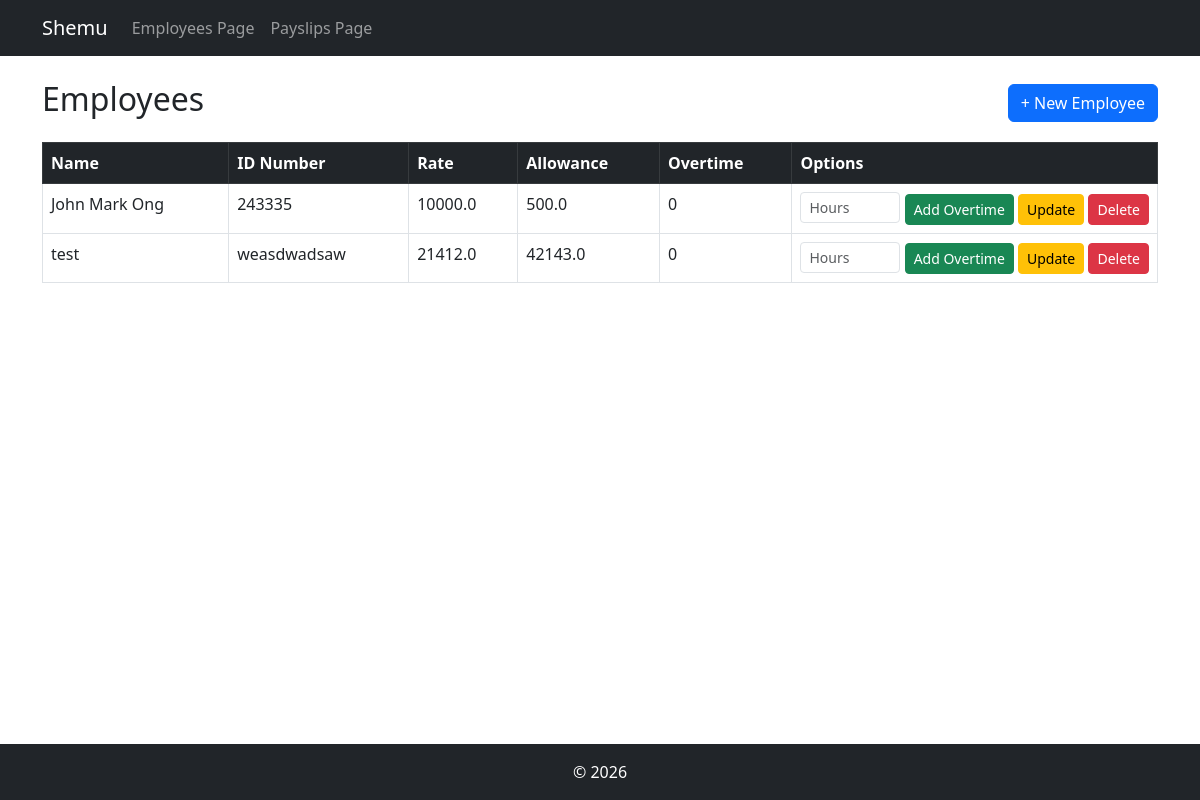
Before: / with the older database file.
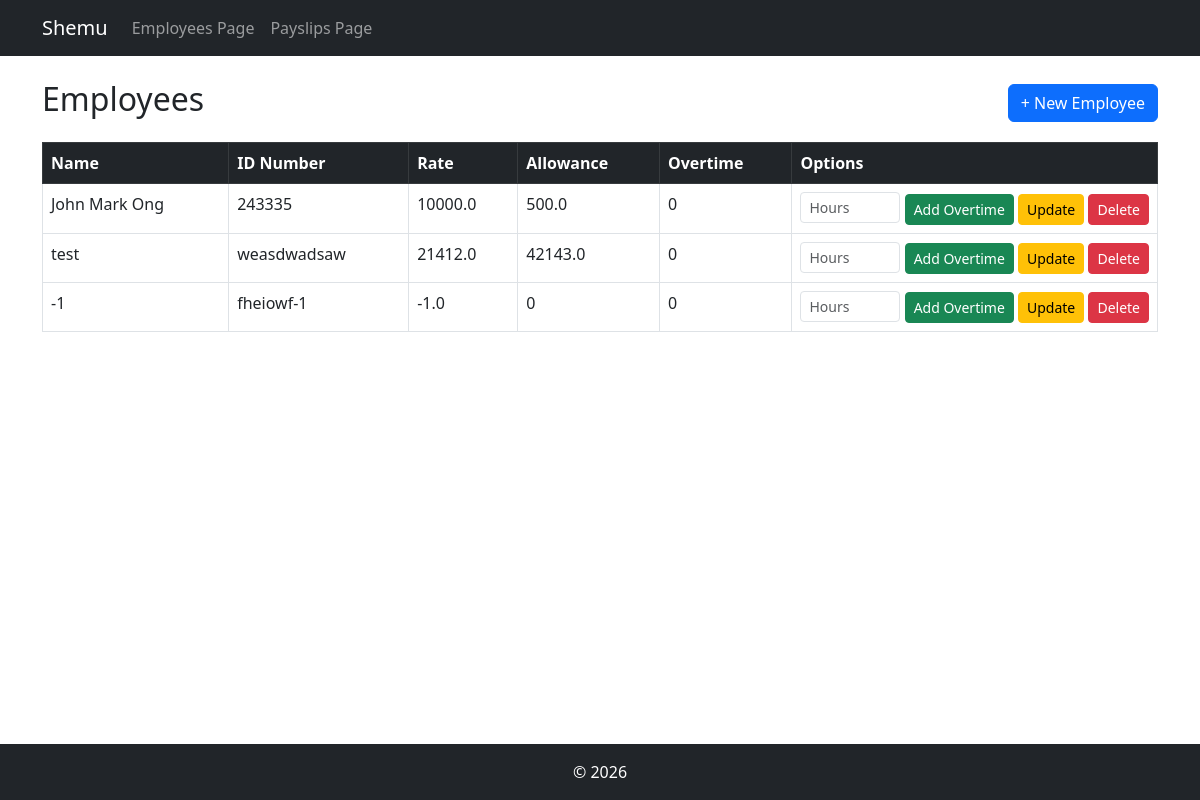
After: the same page with the newer database file.
### payroll_app/models.py (models this page shows, shortened)
class Employee(models.Model):
    name = models.CharField(max_length=100)
    id_number = models.CharField(max_length=50, unique=True)
    rate = models.FloatField()
    overtime_pay = models.FloatField(null=True, blank=True)
    allowance = models.FloatField(null=True, blank=True)

### payroll_app/views.py (the view)
# urls.py: path('', views.home, name='home'),
def home(request):
    employees = Employee.objects.all()
    '''if request.method == 'POST':
        if 'add_overtime' in request.POST:
            emp_id = request.POST.get('emp_id')
            hours = float(request.POST.get('hours', 0))
            emp = get_object_or_404(Employee, id_number=emp_id)
            # Overtime = (Rate/160) x 1.5 x Overtime Hours
            added_ot = (emp.getRate() / 160) * 1.5 * hours
            emp.overtime_pay = emp.getOvertime() + added_ot
            emp.save()
            return redirect('home')
        elif 'delete_employee' in request.POST:
            emp_id = request.POST.get('emp_id')
            emp = get_object_or_404(Employee, id_number=emp_id)
            emp.delete()
            return redirect('home')'''
    return render(request, 'payroll_app/home.html', {'employees': employees})

### payroll_app/templates/payroll_app/home.html (shortened to what this page needs)
{% extends 'payroll_app/base.html' %}
{% block content %}
<div class="d-flex justify-content-between align-items-center mb-3">
    <h2>Employees</h2>
    <a href="{% url 'create_employee' %}" class="btn btn-primary">+ New Employee</a>
</div>
<table class="table table-bordered table-hover">
    <thead class="table-dark">
        <tr>
            <th>Name</th>
            <th>ID Number</th>
            <th>Rate</th>
            <th>Allowance</th>
            <th>Overtime</th>
            <th>Options</th>
        </tr>
    </thead>
    <tbody>
        {% for employee in employees %}
        <tr>
            <td>{{ employee.name }}</td>
            <td>{{ employee.id_number }}</td>
            <td>{{ employee.rate }}</td>
            <td>{{ employee.allowance|default:"0" }}</td>
            <td>{{ employee.overtime_pay|default:"0" }}</td>
            <td class="text-nowrap" style="width: 1%;">
                <form method="POST" action="{% url 'add_overtime' employee.pk %}" class="d-inline">
                    <input type="number" name="overtime_hours" class="form-control form-control-sm d-inline" style="width: 100px;" placeholder="Hours" min="0" step="1">
                    <button type="submit" class="btn btn-success btn-sm">Add Overtime</button>
                </form>
                <a href="{% url 'update_employee' employee.pk %}" class="btn btn-warning btn-sm">Update</a>
                <a href="{% url 'delete_employee' employee.pk %}" class="btn btn-danger btn-sm" onclick="return confirm('Are you sure you want to delete {{ employee.name }}?')">Delete</a>
            </td>
        </tr>
        {% empty %}
        <tr>
            <td colspan="6" class="text-center">No employees found.</td>
        </tr>
        {% endfor %}
    </tbody>
</table>
{% endblock %}

Changed rows visible on the page:
added Employee: name "-1", id_number "fheiowf-1", rate "-1.0", allowance "0", overtime_pay "0"
